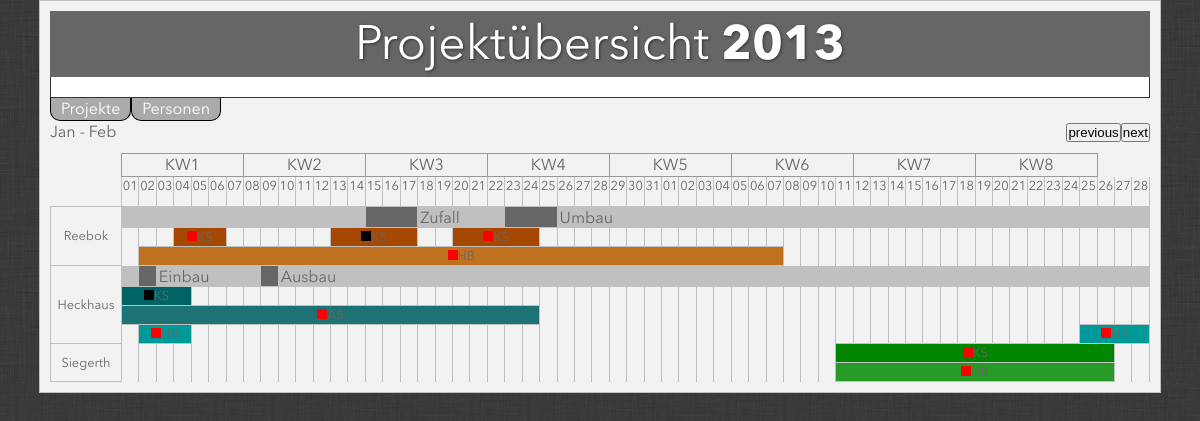
The page / on the database its author committed.
### tables this page shows
CREATE TABLE IF NOT EXISTS `projects` (
  `pid` int(10) NOT NULL AUTO_INCREMENT,
  `name` varchar(50) NOT NULL,
  `startdate` date NOT NULL,
  `enddate` date NOT NULL,
  `color` varchar(7) NOT NULL,
  PRIMARY KEY (`pid`),
  UNIQUE KEY `pid` (`pid`)
);

CREATE TABLE IF NOT EXISTS `primarytasks` (
  `ptid` int(10) NOT NULL AUTO_INCREMENT,
  `pid` int(10) NOT NULL,
  `enddate` date NOT NULL,
  `startdate` date NOT NULL,
  `name` varchar(50) NOT NULL,
  PRIMARY KEY (`ptid`)
);

CREATE TABLE IF NOT EXISTS `tasks` (
  `tid` int(10) NOT NULL AUTO_INCREMENT,
  `startdate` date NOT NULL,
  `enddate` date NOT NULL,
  `pid` int(10) NOT NULL,
  `trid` int(10) NOT NULL,
  `uid` int(10) NOT NULL,
  PRIMARY KEY (`tid`),
  UNIQUE KEY `tid` (`tid`)
);

CREATE TABLE IF NOT EXISTS `taskroles` (
  `trid` int(10) NOT NULL AUTO_INCREMENT,
  `name` varchar(50) NOT NULL,
  `color` varchar(7) NOT NULL,
  PRIMARY KEY (`trid`)
);

CREATE TABLE IF NOT EXISTS `users` (
  `uid` int(10) NOT NULL AUTO_INCREMENT,
  `role` int(10) NOT NULL,
  `usershortname` varchar(2) NOT NULL,
  `username` varchar(50) NOT NULL,
  `password` varchar(50) NOT NULL,
  PRIMARY KEY (`uid`),
  UNIQUE KEY `username` (`username`),
  UNIQUE KEY `uid` (`uid`)
);

### php/inc.includeClasses.php (called while the page is built, shortened)
<?php
	include_once('php/inc.jQuery.php');
	include_once('php/classes/class.form.php');
	include_once('php/classes/class.primaryTasks.php');
	include_once('php/classes/class.singleProject.php');
	include_once('php/classes/class.overview.php');
	include_once('php/classes/class.usersWithTasks.php');
	include_once('php/classes/class.tasks.php');
	include_once('php/classes/class.dateTimeOperations.php');
?>

### php/classes/class.tasks.php (the view, shortened to what this page needs)
<?php
class tasks {
	public $pid;
	public $uid;
	public function __construct($pid,$uid,$username,$tid="")
	{
		$this->pid = $pid;
		$this->uid = $uid;
		$this->username = $username;
	}
	public function getTasksfromDB()
	{
		$sql = "SELECT tasks.trid,tasks.startdate,tasks.enddate,tasks.tid FROM tasks WHERE tasks.pid=".$this->pid." AND tasks.uid=".$this->uid." ORDER BY tasks.startdate";
		$result = $GLOBALS['DB']->query($sql);
		$return = "";
		$actualDate = 0;
	    while ($task = $result->fetch_array())
	    {
			$startDate = strtotime($task['startdate']);
			$endDate = strtotime($task['enddate']);
			if($startDate <= GLB::$lastDay AND $endDate >= GLB::$firstDay){
				if($endDate > GLB::$lastDay){
					$endDate = GLB::$lastDay;
				}
				if ($actualDate==0)
				{
					if (date("z",$startDate) !== date("z",GLB::$firstDay))
					{
						$duration = $this->calculateDuration($startDate,GLB::$firstDay);
						$j = $actualDate;
						for($i = 1; $i <= $duration;$i++){
							$return .= '<td class="emptyTD day'.date("d",$j).'"></td>';
							$j = $j + 86400;
						}
					}
				}
				if($actualDate!=0){
					$actualDate = $actualDate+86400;
					$j = $actualDate;
					if (date("z",$startDate) !== date("z",$actualDate))
					{
						$duration = $this->calculateDuration($startDate,$actualDate);
						for($i = 1; $i <= $duration;$i++){
							$return .= '<td class="emptyTD day'.date("d",$j).'"></td>';
							$j = $j + 86400;
						}
					}
				}
				$duration = $this->calculateDuration(($endDate+86400),$startDate);
				$trid = $task['trid'];
				$trid = $this->getNameFromTaskRoles($trid);
				$return .= "
				<td class='singleTask' colspan='".$duration."'>";
				if($duration == 1){
				}else{
				$return .= "
					<span style='background:".$trid['color']."' class='".$trid['name']." taetigkeitsbox'>
					</span>";
				}
				$return .= "<span class='".$trid['name']."'>".$this->username."</span>
				</td>";
				$return .= "";
				$actualDate = $endDate;
			}
	    }
		if ($actualDate !== 0) {
			$duration = $this->calculateDuration(GLB::$lastDay,$actualDate);
			if ($duration !== 0){
				$j = $actualDate;
				$j = $j +86400;
				for($i = 1; $i <= $duration;$i++){
					$return .= '<td class="emptyTD day'.date("d",$j).'"></td>';
					$j = $j + 86400;
				}
			}
		}
	    return $return;
	}
	private function getNameFromTaskRoles($trid)
	{
		$sql = "SELECT name,color FROM taskroles WHERE trid=".$trid;
		$result = $GLOBALS['DB']->query($sql);
		$result = $result->fetch_array();
		return $result;
	}
	private function calculateDuration($endDate,$startDate)
	{
		$duration = $endDate - $startDate;
		$duration = $duration/"86400";
		return $duration;
	}
}
?>

### index.php (shortened to what this page needs)
<!DOCTYPE html>
<html>
<head>
    <link rel ="stylesheet" href="css/style.css" type="text/css" />
</head>
<body>
<div class="wrapper">
<header id="globalHeader">
	Projektübersicht <strong><?php echo $_POST['year']?></strong>
	<div class="globalHeaderBox"></div>
</header>
<nav id="globalNav">
	<div class="projectPersonNav">
		<a href="editProject.php">Projekte</a>
		<a href="editUser.php">Personen</a>
	</div>
</nav>
<?php
    require_once('php/inc.includeClasses.php');
	$overViewDate = $_POST['year']."-".$_POST['month']."-01";
	GLB::$firstMonth = $overViewDate;
	GLB::$lastMonth =  GLB::addOneMonth();
	new dateTimeOperations(GLB::$firstMonth,GLB::$lastMonth);
    $overview = new overview();
    echo $overview->getAllProjects();
?>
</div>
</body>
</html>

### php/inc.jQuery.php (shortened to what this page needs)
<link href="css/jquery-ui-1.10.0.custom.min.css" rel="stylesheet">

### php/classes/class.dateTimeOperations.php (shortened to what this page needs)
<?php
class dateTimeOperations
{
	public function __construct($firstMonth,$lastMonth) {
		GLB::$firstMonth = $firstMonth;
		GLB::$days = $this->generateDaysForMonth(GLB::$firstMonth);
		return $this;
	}
	public function generateDaysForMonth($date,$dayRangeCount = "")
	{
		$month = strtotime($date);
		$month = date("t",$month);
		$days = "";
		for ($i = 1; $i <= $month; $i++)
			{
			$currentDay = date("d",mktime(0,0,0,date("n",$month),$i,date("Y",$month)));
			$days .= '<th class="calendarDay day'.$currentDay.'">';
			$days .= $currentDay;
			$days .= '</th>';
		}
		return $days;
	}
}
?>

### php/classes/class.overview.php (shortened to what this page needs)
<?php
class overview {
	public function getAllProjects()
	{
		echo date("M",GLB::$firstDay);
		echo " - ";
		echo date("M",GLB::$lastDay);
		$sql = "SELECT pid,startdate,enddate FROM projects";
		$result = $GLOBALS['DB']->query($sql);
		$return = "";
		$return .= $this->generateNextNavigation();
		$return .= $this->generatePreviousNavigation();
		$return .= "<hr>";
		$return .= $this->generateTableHead();
	    while ($singleProject = $result->fetch_array())
	    {
			if(strtotime($singleProject['startdate']) <= GLB::$lastDay AND strtotime($singleProject['enddate']) >= GLB::$firstDay)
			{
				$singleProject = new singleProject($singleProject['pid']);
				$return .= $singleProject;
			}
	    }
		$return .= $this->generateTableFoot();
	    return $return;
	}
	private function generateNextNavigation()
	{
		$month = $_POST['month'];
		$year = $_POST['year'];
		if($month==12){
			$month = 01;
			$year++;
		} else {
			$month++;
		}
		$return = '<form action="" class="next" method="post"><input type="submit" value="next">
				<input type="hidden" name="year" value="'.$year.'">
				<input type="hidden" name="month" value="'.$month.'">
				</form>';
		return $return;
	}
	private function generatePreviousNavigation()
	{
		$month = $_POST['month'];
		$year = $_POST['year'];
		if($month==01){
			$month = 12;
			$year--;
		} else {
			$month--;
		}
		$return = '<form action="" method="post" class="previous"><input type="submit" value="previous">
				<input type="hidden" name="year" value="'.$year.'">
				<input type="hidden" name="month" value="'.$month.'">
				</form>';
		return $return;
	}
	private function generateTableHead()
	{
	$return = '<article class="projectCalendar">
			<table>
			<thead>
				<tr>
					<th></th>
					<th colspan="7" class="calendarWeek">KW1</th>
					<th colspan="7" class="calendarWeek">KW2</th>
					<th colspan="7" class="calendarWeek">KW3</th>
					<th colspan="7" class="calendarWeek">KW4</th>
					<th colspan="7" class="calendarWeek">KW5</th>
					<th colspan="7" class="calendarWeek">KW6</th>
					<th colspan="7" class="calendarWeek">KW7</th>
					<th colspan="7" class="calendarWeek">KW8</th>
				</tr>
				<tr>
					<th></th>';
	$return .= GLB::$days;
	$return .= '</tr>
			</thead>
			<tbody>';
			return $return;
	}
	private function generateTableFoot()
	{
		$return ="</tbody></table>";
		return $return;
	}
}
?>

### php/classes/class.usersWithTasks.php (shortened to what this page needs)
<?php
class usersWithTasks {
	public $pid;
	public function __construct($pid,$projectColor="")
	{
		$this->pid=$pid;
		$this->projectColor = $projectColor;
	}
	public function createUserRow()
	{
		$sql = "SELECT users.uid,users.usershortname FROM users,tasks WHERE tasks.uid = users.uid and pid=".$this->pid." GROUP BY users.uid";
		$result = $GLOBALS['DB']->query($sql);
	    $this->userCount = $result->num_rows;
		$this->userTasks = "";
		$i = 1;
	    while ($singleUser = $result->fetch_array())
	    {
			$this->userTasks .= "<tr class='".$this->projectColor." userTaskRow".$i."'>";
			$userContent = new tasks($this->pid,$singleUser['uid'],$singleUser['usershortname']);
			$this->userTasks .= $userContent->getTasksfromDB();
			$this->userTasks .= "</tr>";
			$i++;
	    }
	    return $this;
	}
}
?>

### php/classes/class.singleProject.php (shortened to what this page needs)
<?php
class singleProject {
	public $pid;
	public function __construct($pid)
	{
		$this->pid = $pid;
		$sql = "SELECT name,color,startdate,enddate FROM projects WHERE pid=".$this->pid;
		$result = $GLOBALS['DB']->query($sql);
	    $singleProject = $result->fetch_array();
		$this->projectColor = $singleProject['color'];
		$this->projectName = $singleProject['name'];
	}
	private function getPrimaryTasks()
	{
		$primaryTasks = new primaryTasks($this->pid);
		return $primaryTasks->getTasksFromDB();
	}
	private function getDetailsForSingleProject()
	{
	    $rowspan = $this->userCount + 1;
		$return = '
			<tr class="primaryTasksRow '.$this->projectColor.'">
			<td class="'.$this->projectName.' projectSingleName" rowspan="'.$rowspan.'">
				'.$this->projectName.'
			</td>';
	    return $return;
	}
	public function __toString()
	{
		$contents = $this->getUserRow();
		$return = $this->getDetailsForSingleProject();
		$return .= $this->getPrimaryTasks();
		$return .= "</tr>";
		$return .= $contents;
		return $return;
	}
	private function getUserRow()
	{
		$usersWithTasks = new usersWithTasks($this->pid,$this->projectColor);
		$usersWithTasks->createUserRow();
		$this->userCount = $usersWithTasks->userCount;
		return $usersWithTasks->userTasks;
	}
}
?>

### php/classes/class.primaryTasks.php (shortened to what this page needs)
<?php
class primaryTasks {
	public $pid;
	public function __construct($pid)
	{
		$this->pid = $pid;
	}
	public function getTasksFromDB()
	{
		$sql = "SELECT name,startdate,enddate FROM primarytasks WHERE pid=".$this->pid." ORDER BY startdate";
		$result = $GLOBALS['DB']->query($sql);
		$return = "";
		$actualDate = 0;
		while ($primaryTask = $result->fetch_array())
	    {
		    $startDate = strtotime($primaryTask['startdate']);
			$endDate   = strtotime($primaryTask['enddate']);
			if($startDate <= GLB::$lastDay AND $endDate >= GLB::$firstDay)
			{
				if ($actualDate==0)
				{
					if (date("z",$endDate) !== date("z",GLB::$firstDay))
					{
						$duration = $this->calculateDuration($startDate,GLB::$firstDay);
						for($i = 1; $i <= $duration;$i++){
							$return .= '<td class="emptyTD"></td>';
						}
					}
				}
				if($actualDate!=0){
					$actualDate = strtotime($actualDate);
					if (date("z",$endDate) !== date("z",$actualDate))
					{
						$duration = $this->calculateDuration($startDate,$actualDate);
						$duration = $duration-1;
						if ($duration !== 0){
							for($i = 1; $i <= $duration;$i++){
								$return .= '<td class="emptyTD"></td>';
							}
						}
					}
				}
				$duration = $this->calculateDuration($endDate,$startDate);
				if ($duration !== 0){
					$duration = $duration+1;
				}
				$return .= '<td colspan="'.$duration.'" class="'.$primaryTask["name"].' projectMainDates"><div class="primaryTaskName">'.$primaryTask["name"].'</div></td>';
				$actualDate = $primaryTask['enddate'];
			}
	    }
		if ($actualDate !== 0) {
	    $actualDate = strtotime($actualDate);
			$duration = $this->calculateDuration(GLB::$lastDay,$actualDate);
			if ($duration !== 0){
				for($i = 1; $i <= $duration;$i++){
					$return .= '<td class="emptyTD"></td>';
				}
			}
		}
	    return $return;
	}
	private function calculateDuration($endDate,$startDate)
	{
		$duration = $endDate - $startDate;
		$duration = $duration/"86400";
		return $duration;
	}
}
?>

### css/content.css (style rules this page uses)
body { background:url('../img/low_contrast_linen.png') top center; background-attachment: fixed; font-family: Avenir; color:#666; font-size:1em; }
strong { font-family: AvenirBold; }
.wrapper { margin:0 auto; width:1100px; border:1px solid silver; background:#F2F2F2; padding:10px; }
article { margin-top: 10px; }
#globalHeader { font-size:3em; text-align:center; text-shadow: 1px 1px 3px #333; color:#fff; margin-top:0; background:#666; }
.globalHeaderBox { background:#ffffff; border-bottom:1px solid #333; border-right: 1px solid #333; border-left: 1px solid #333; color:#333; height:20px; }
#globalNav a { background:#aaa; border-radius:0 0 10px 10px; color:#fff; padding:0 10px; margin:0; display:block; float:left; border:1px solid black; border-top:none; text-decoration:none; }
.projectPersonNav { float:left; }
.blue.userTaskRow1 td.singleTask { background:#006363; }
.blue.userTaskRow2 td.singleTask { background:#1D7373; }
.blue.userTaskRow3 td.singleTask { background:#009999; }
.green.userTaskRow1 td.singleTask { background:#008500; }
.green.userTaskRow2 td.singleTask { background:#269926; }
.orange.userTaskRow1 td.singleTask { background:#A64800; }
.orange.userTaskRow2 td.singleTask { background:#BF7120; }
.calendarWeek { border: 1px solid #999; text-align:center; color:#666; }
.calendarDay { border-left:1px solid silver; border-right:1px solid silver; border-bottom:1px solid silver; height:29px; color:#666; font-size:0.8em; vertical-align:top; text-align:center; width:20px; }
.projectSingleName { width:100px; border: 1px solid silver; text-align:center; color:#666; vertical-align:middle; font-size:0.8em; overflow:hidden; }
.projectMainDates { background:#666; height:20px; border:1px solid silver; position:relative; }
.taetigkeitsbox { width:10px; height:10px; display:inline-block; }
.primaryTaskName { position:absolute; right:-103px; width:100px; top:-1px; height:21px; padding-top:1px; }
.singleTask { text-align:center; border:1px solid silver; font-size:0.8em; }
.primaryTasksRow .emptyTD { background:silver; }
.emptyTD { border-right:1px solid silver; border-left:1px solid silver; }
form.next { float:right; }
form.previous { float:right; }

### rows shown on the page
projects: name "Reebok"
primarytasks: name "Zufall"
primarytasks: name "Umbau"
tasks: uid.usershortname "KS"
tasks: uid.usershortname "KS"
tasks: uid.usershortname "KS"
tasks: uid.usershortname "HB"
projects: name "Heckhaus"
primarytasks: name "Einbau"
primarytasks: name "Ausbau"
tasks: uid.usershortname "KS"
tasks: uid.usershortname "AS"
tasks: uid.usershortname "HB"
tasks: uid.usershortname "HB"
projects: name "Siegerth"
tasks: uid.usershortname "KS"
tasks: uid.usershortname "HB"

### other values the page prints
$_POST['year'] "2013"
date("M",GLB::$firstDay) "Jan"
date("M",GLB::$lastDay) "Feb"
